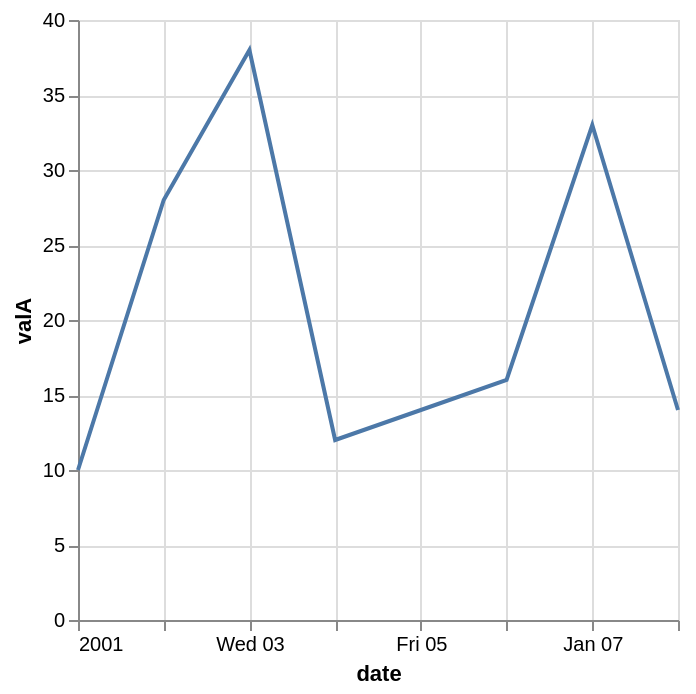

Here is the Vega-Lite specification saved for this chart:
### Vega-Lite specification from a JSON file in a GitHub repository (floating-point values rounded to 4 significant figures)
{"$schema": "https://vega.github.io/schema/vega-lite/v5.json", "data": {"values": [{"date": "2001-01-01", "valA": 10}, {"date": "2001-01-02", "valA": 28}, {"date": "2001-01-03", "valA": 38}, {"date": "2001-01-04", "valA": 12}, {"date": "2001-01-05", "valA": 14}, {"date": "2001-01-06", "valA": 16}, {"date": "2001-01-07", "valA": 33}, {"date": "2001-01-08", "valA": 14}]}, "mark": "line", "encoding": {"x": {"field": "date", "type": "temporal"}, "y": {"field": "valA", "type": "quantitative"}}}
